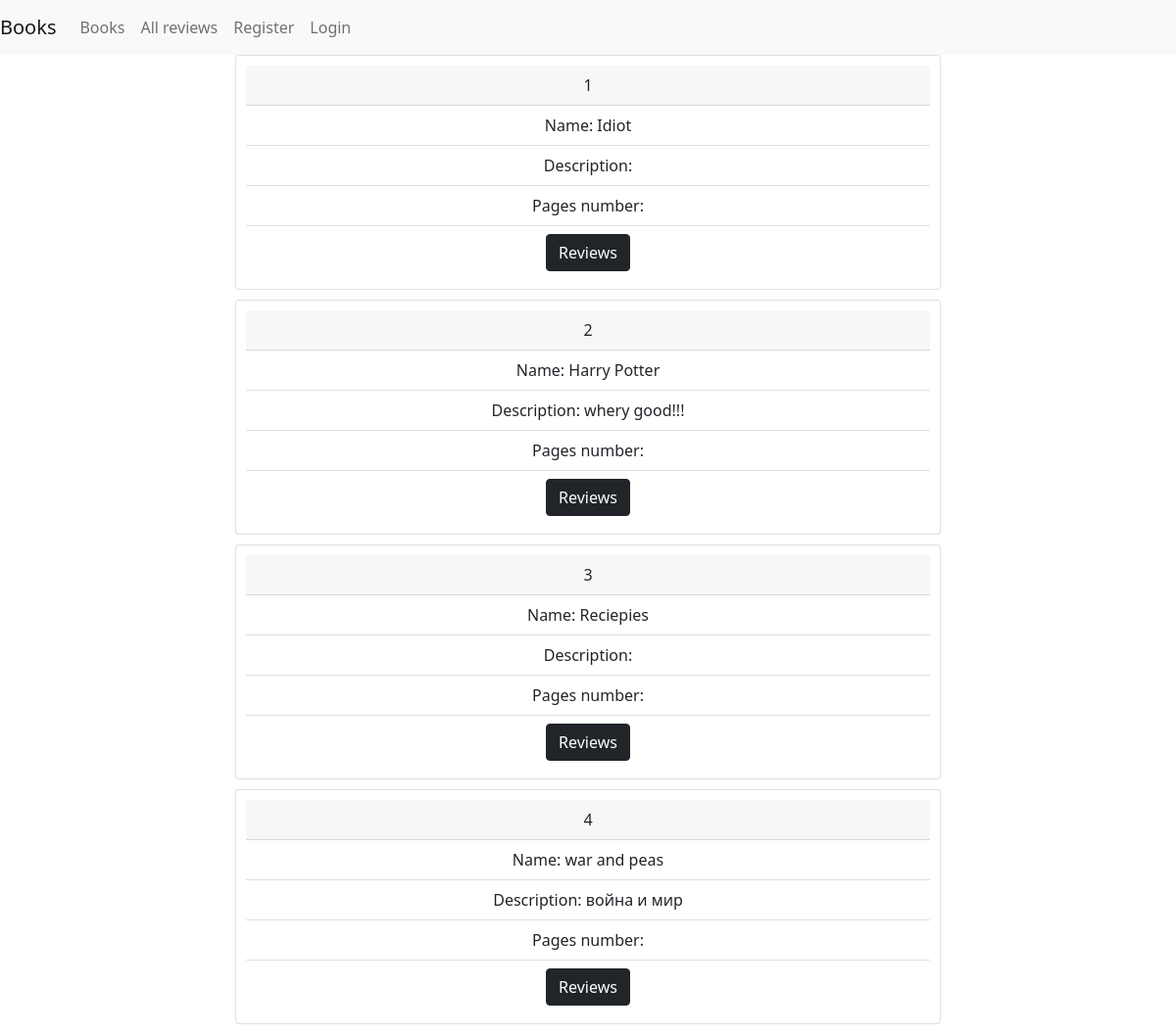
The app's page /app/book_list/ with its own data.
### app_tutorial/models.py (models this page shows, shortened)
class Book(models.Model):
    name = models.CharField(max_length=255)
    pages_numbers = models.IntegerField(default=100)
    price = models.DecimalField(max_digits=10, decimal_places=2)
    description = models.TextField(null=True, blank=True)

### app_tutorial/views.py (the view)
# urls.py: path('book_list/', views.book_list, name='book_list'),
def book_list(request):
    books = Book.objects.all()
    return render(request, 'book_list.html', {'books': books})

### templates/book_list.html (shortened to what this page needs)
{% extends 'base.html'%}
{%block content%}
{% for book in books %}
    <div class="review card">
      <div class="card-header">
        {{book.id}}
      </div>
      <ul class="list-group list-group-flush">
        <li class="list-group-item">Name: {{book.name}}</li>
        <li class="list-group-item">Description: {{book.description}}</li>
        <li class="list-group-item">Pages number: {{book.pages_number}}</li>
        <li class="list-group-item">
            <a class="btn btn-dark" href="{% url 'book_review_list' book_id=book.id%}" role="button">Reviews</a>
        </li>
      </ul>
    </div>
{% endfor %}
{% endblock %}

### static/styles.css (style rules this page uses)
.review { text-align: center; padding: 10px; margin-bottom: 10px; }

### records on screen
Book: id "1", name "Idiot"
Book: id "2", name "Harry Potter", description "whery good!!!"
Book: id "3", name "Reciepies"
Book: id "4", name "war and peas", description "война и мир"
